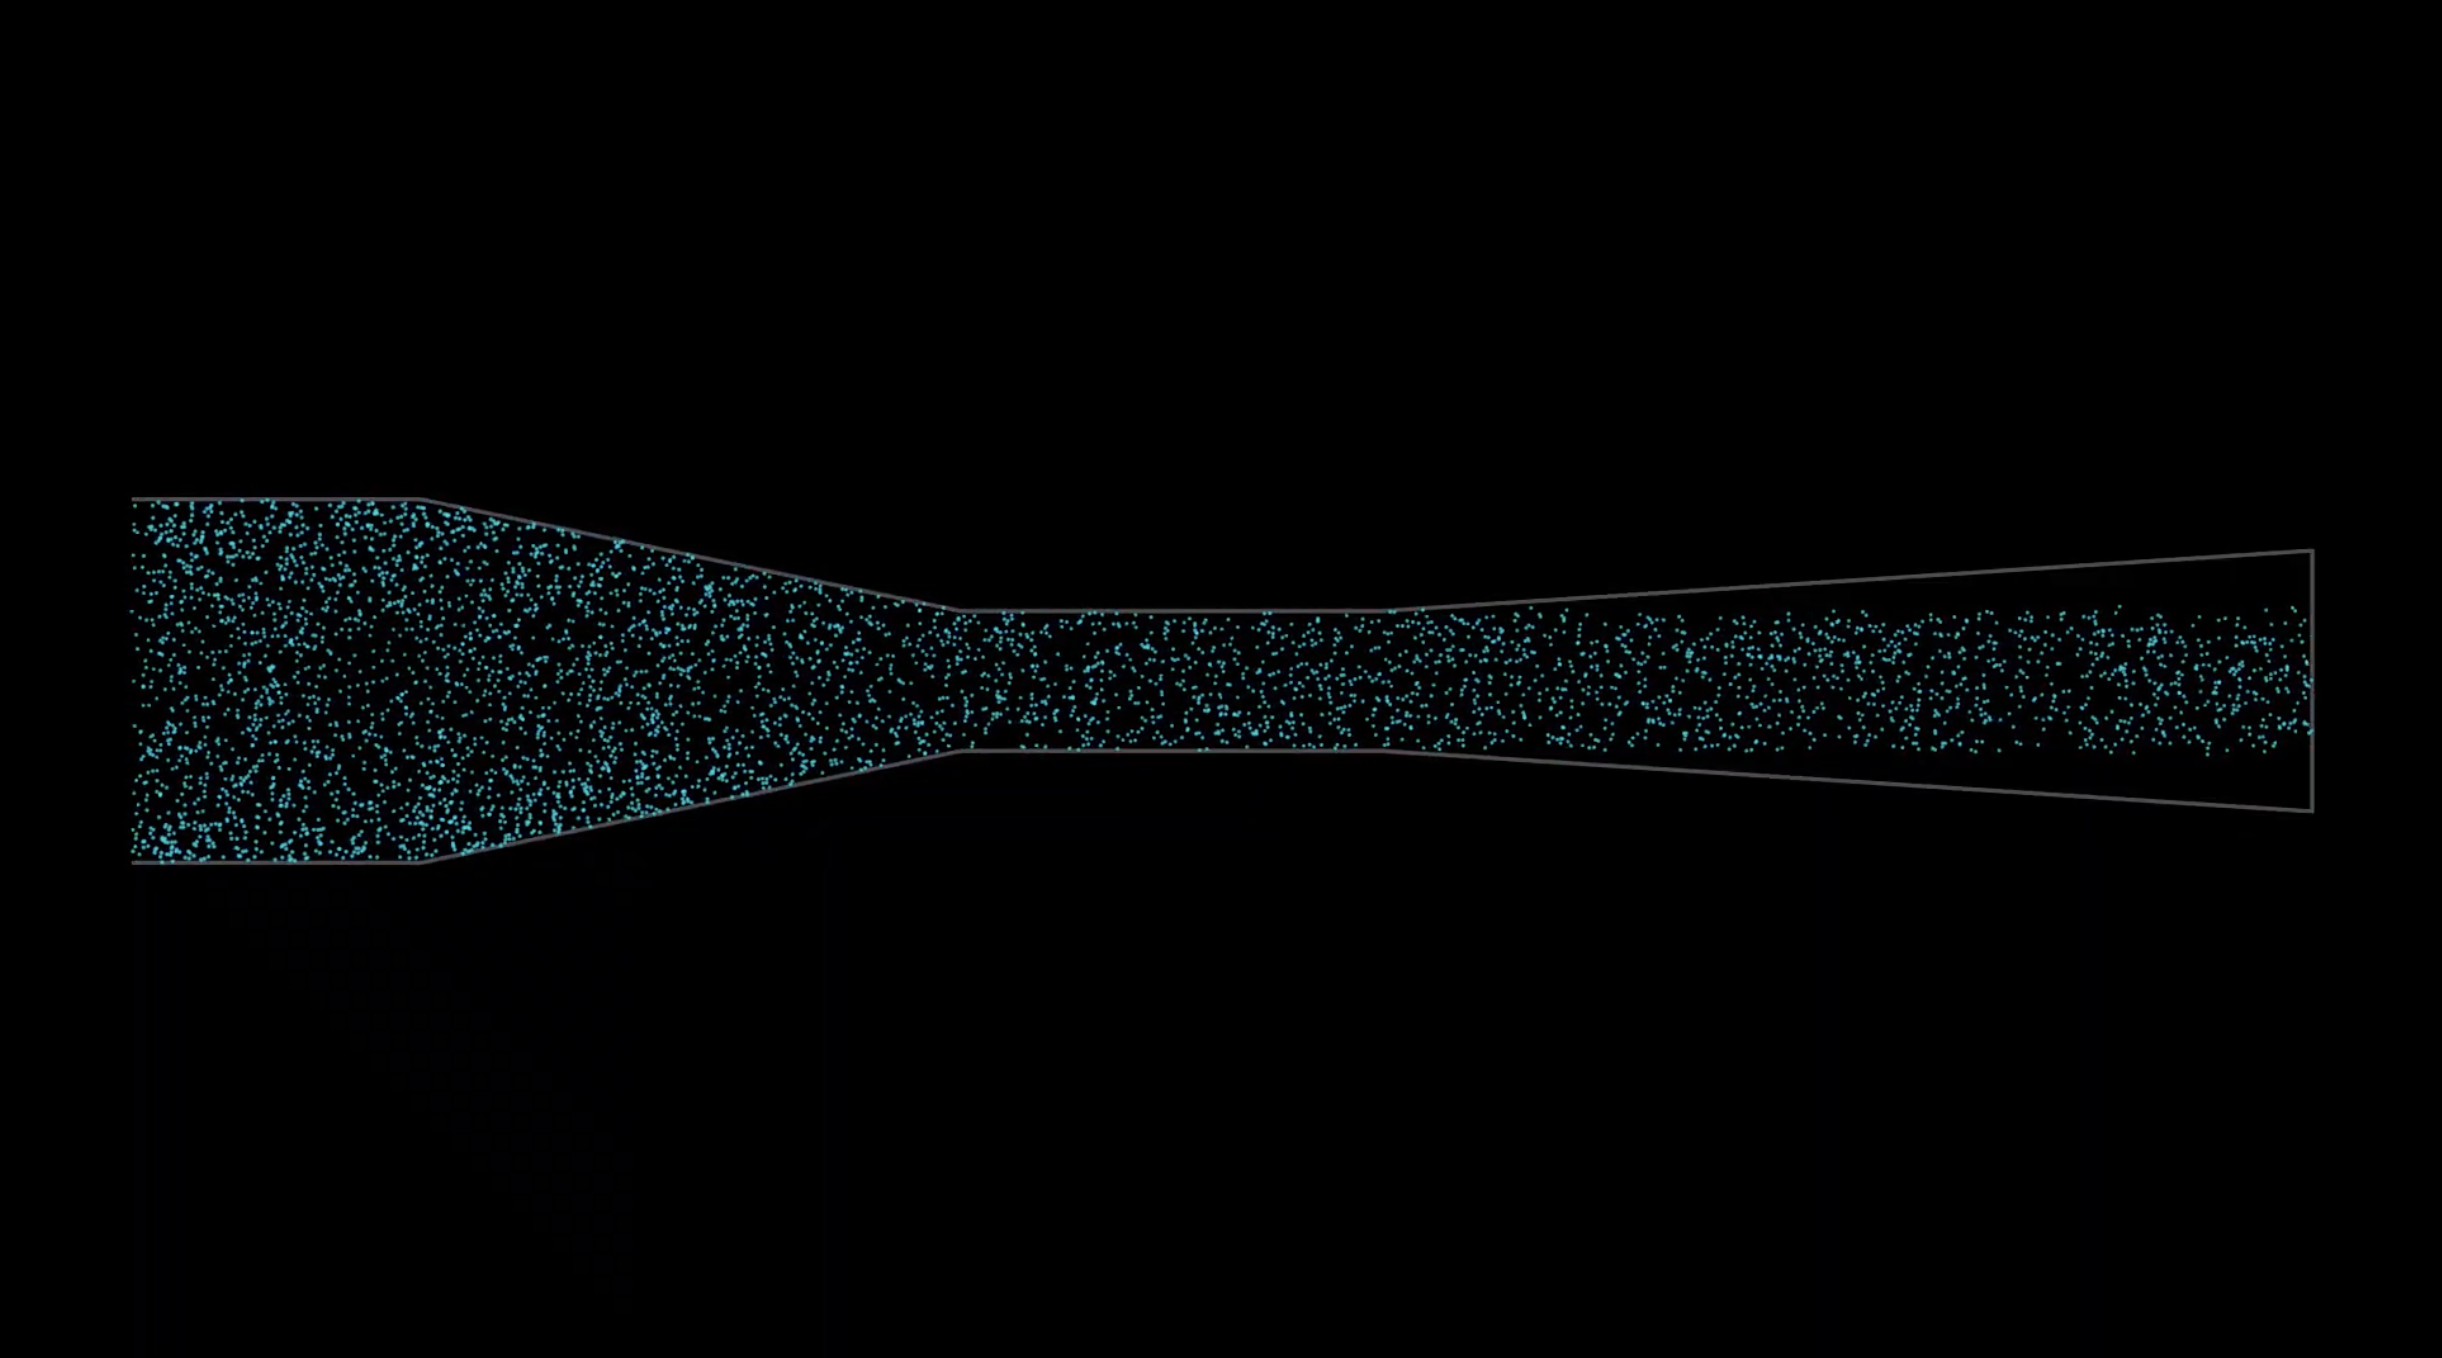

Here is the Python script that generated this plot:
import numpy as np
import matplotlib.pyplot as plt
import matplotlib.patches as patches
from matplotlib.path import Path
from tqdm import tqdm
import os
import subprocess

# 1. PARÁMETROS DE LA SIMULACIÓN Y VISUALIZACIÓN

WIDTH, HEIGHT = 1920, 1080
DPI = 120
NUM_FRAMES = 1200
FPS = 30
NUM_PARTICLES = 5000       # Aumentado para un fluido denso y continuo
PARTICLE_SIZE_MIN, PARTICLE_SIZE_MAX = 1, 6
BASE_VELOCITY = 50.0
BOOST_FACTOR = 1.0
TURBULENCE_STRENGTH = 10.0
DT = 1.0 / FPS

# 2. DEFINICIÓN DE LA GEOMETRÍA DEL TÚNEL
puntos_originales = [
    (0, 19.5), (31, 19.5), (89, 7.5), (134, 7.5), (234, 14),
    (234, -14), (134, -7.5), (89, -7.5), (31, -19.5), (0, -19.5)
]


def procesar_geometria(puntos, target_width, target_height, padding=100):
    puntos_np = np.array(puntos, dtype=float)
    min_c, max_c = puntos_np.min(axis=0), puntos_np.max(axis=0)
    puntos_np -= min_c
    dims = max_c - min_c
    scale = min((target_width - 2 * padding) /
                dims[0], (target_height - 2 * padding) / dims[1])
    puntos_np *= scale
    new_dims = puntos_np.max(axis=0)
    offset = (np.array([target_width, target_height]) - new_dims) / 2
    return puntos_np + offset


vertices_escalados = procesar_geometria(puntos_originales, WIDTH, HEIGHT)
tunel_path = Path(vertices_escalados)
inlet_start, inlet_end = vertices_escalados[9], vertices_escalados[0]
gorge_x_start, gorge_x_end = vertices_escalados[2][0], vertices_escalados[3][0]
outlet_x = vertices_escalados[5][0]

# 3. LÓGICA DEL SOLVER DE FLUIDO (CON PRE-POBLACIÓN)


class ParticleFluidSimulator:
    def __init__(self):
        # Pre-poblamos el túnel con partículas distribuidas aleatoriamente
        print("Pre-poblando el túnel con partículas...")
        self.positions = self.generate_points_in_polygon(
            NUM_PARTICLES, tunel_path)

        # Las partículas empiezan con velocidad cero (aire estático)
        self.velocities = np.zeros((NUM_PARTICLES, 2))
        # Edades iniciales aleatorias
        self.ages = np.random.rand(NUM_PARTICLES) * 5
        self.sizes = np.zeros(NUM_PARTICLES)

    def generate_points_in_polygon(self, n_points, path):
        """Genera N puntos aleatorios que se encuentran dentro del polígono del túnel."""
        min_x, min_y, max_x, max_y = path.vertices.min(axis=0)[0], path.vertices.min(axis=0)[1], \
            path.vertices.max(axis=0)[0], path.vertices.max(axis=0)[1]

        points = []
        while len(points) < n_points:
            # Generar un lote de puntos en la caja delimitadora
            random_points = np.random.rand(n_points, 2)
            random_points[:, 0] = random_points[:, 0] * (max_x - min_x) + min_x
            random_points[:, 1] = random_points[:, 1] * (max_y - min_y) + min_y

            # Mantener solo los puntos que están realmente dentro del polígono
            inside_mask = path.contains_points(random_points)
            points.extend(random_points[inside_mask])

        return np.array(points[:n_points])

    def get_velocity_field(self, pos):
        vel_field = np.zeros_like(pos)
        vel_field[:, 0] = BASE_VELOCITY
        y_center = HEIGHT / 2
        dist = np.abs(pos[:, 1] - y_center)
        h_half = (inlet_end[1] - inlet_start[1]) / 2
        boundary_factor = np.clip(1 - (dist / (h_half * 1.5))**2, 0.1, 1.0)
        vel_field[:, 0] *= boundary_factor
        in_gorge = (pos[:, 0] > gorge_x_start) & (pos[:, 0] < gorge_x_end)
        vel_field[in_gorge, 0] *= BOOST_FACTOR
        turbulence = (np.random.rand(len(pos), 2) - 0.5) * \
            2 * TURBULENCE_STRENGTH
        vel_field += turbulence
        return vel_field

    def reset_particles(self, indices):
        num_to_reset = len(indices)
        if num_to_reset == 0:
            return
        ratios = np.random.rand(num_to_reset)
        new_x = inlet_start[0] + \
            np.random.rand(num_to_reset) * 5  # Pequeño jitter
        new_y = inlet_start[1] * (1 - ratios) + inlet_end[1] * ratios
        self.positions[indices] = np.column_stack((new_x, new_y))
        self.ages[indices] = np.random.rand(num_to_reset) * 0.1

    def update(self):
        self.velocities = self.get_velocity_field(self.positions)
        self.positions += self.velocities * DT
        self.ages += DT

        outside_mask = ~tunel_path.contains_points(self.positions)
        escaped_mask = self.positions[:, 0] > outlet_x
        reset_mask = outside_mask | escaped_mask
        indices_to_reset = np.where(reset_mask)[0]
        self.reset_particles(indices_to_reset)

        speeds = np.linalg.norm(self.velocities, axis=1)
        norm_speeds = np.clip(
            speeds / (BASE_VELOCITY * BOOST_FACTOR * 1.5), 0, 1)
        self.sizes = PARTICLE_SIZE_MAX - \
            (PARTICLE_SIZE_MAX - PARTICLE_SIZE_MIN) * norm_speeds


# 4. BUCLE PRINCIPAL Y RENDERIZADO
output_dir = "tunnel_simulation"
os.makedirs(output_dir, exist_ok=True)
simulator = ParticleFluidSimulator()

for i in tqdm(range(NUM_FRAMES), desc="Simulando y Renderizando"):
    simulator.update()

    fig, ax = plt.subplots(figsize=(WIDTH/DPI, HEIGHT/DPI), dpi=DPI)
    fig.subplots_adjust(left=0, right=1, bottom=0, top=1)
    fig.patch.set_facecolor('black')
    ax.set_facecolor('black')
    ax.set_xlim(0, WIDTH)
    ax.set_ylim(0, HEIGHT)
    ax.axis('off')

    path_patch = patches.PathPatch(
        tunel_path, facecolor='none', edgecolor='#444444', lw=2)
    ax.add_patch(path_patch)

    ax.scatter(simulator.positions[:, 0], simulator.positions[:, 1],
               s=simulator.sizes, c='cyan', alpha=0.6, marker='.')

    plt.savefig(f"{output_dir}/frame_{i:04d}.png")
    plt.close()

print(f"\nSimulación finalizada... {
      NUM_FRAMES} fotogramas guardados en '{output_dir}'.")

# 5. CREACIÓN DEL VIDEO FINAL CON FFMPEG

try:
    print("Creando video final con FFmpeg...")
    subprocess.run([
        'ffmpeg', '-framerate', str(FPS), '-i', f'{output_dir}/frame_%04d.png',
        '-c:v', 'libx264', '-pix_fmt', 'yuv420p', '-y', 'tunnel_simulation.mp4'
    ], check=True)
    print("\n¡Video 'tunnel_simulation.mp4' creado con éxito!")
except FileNotFoundError:
    print(f"\nError: FFmpeg no está instalado. Por favor, ejecútalo manualmente:\n"
          f"ffmpeg -framerate {FPS} -i {output_dir}/frame_%04d.png -c:v 'libx264' -pix_fmt yuv420p 'tunnel_simulation.mp4'")
except subprocess.CalledProcessError as e:
    print(f"\nError durante la creación del video con FFmpeg: {e}")
